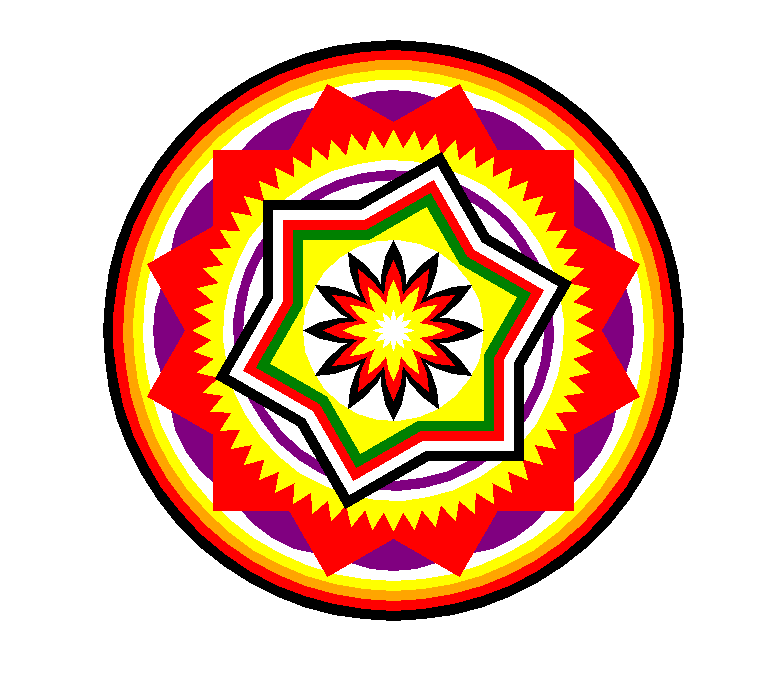

Reproduce this figure in Python.
import turtle
import math

design = turtle.Turtle()
design.hideturtle()
design.speed(0)

# set bg color
design.getscreen().bgcolor("white")
#circle
def circle(color,radius):
    design.color(color)
    design.begin_fill()
    design.penup()
    design.right(90)
    design.forward(radius)
    design.left(90)
    design.pendown()
    design.circle(radius)
    design.penup()
    design.left(90)
    design.forward(radius)
    design.right(90)
    design.pendown()
    design.end_fill()
circle("black",290)
circle("red",280)
circle("orange",270)
circle("yellow",260)
circle("white",250)

# base design
design.color("purple")
for i in range(12) :
    design.begin_fill()
    design.circle(120)
    design.circle(-120)
    design.left(30)
    design.end_fill()

def square(n,color,size,angle):
    design.color(color)
    design.begin_fill()
    for j in range(n):
      for i in range(4):
        design.forward(size)
        design.left(90)
      design.left(angle)
    design.end_fill()
square(13,"red",180,30)

for j in range(13) :
  # design three --petals
  def draw_petal(turtle, radius):
      heading=turtle.heading()
      turtle.circle(radius,60)
      turtle.left(120)
      turtle.circle(radius,60)
      turtle.setheading(heading)
  def petal(my_petals,my_radius,c):
      for i in range(my_petals):
          design.color(c)
          design.fillcolor(c)
          design.begin_fill()
          draw_petal(design,my_radius)
          design.left(360/my_petals)
          design.end_fill()
design.speed(0)
petal(60,200,"yellow")

circle("white",170)
circle("purple",160)
circle("white",150)
square(6,"black",130,60)
square(10,"white",120,60)
square(10,"red",110,60)
square(10,"green",100,60)
square(10,"yellow",90,60)
circle("white",90)
petal(12,90,"black")
petal(12,70,"red")
petal(12,50,"yellow")
petal(12,20,"white")

turtle.done() 
